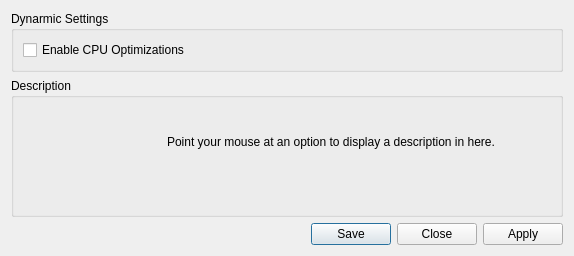
						<widget class="QWidget" name="cpu_tab">
							<attribute name="title">
								<string>CPU</string>
							</attribute>
							<layout class="QVBoxLayout" name="cpu_tab_layout" stretch="4,1,0">
								<item>
									<layout class="QHBoxLayout" name="cpu_tab_content_layout" stretch="1">
										<item>
											<layout class="QVBoxLayout" name="cpu_tab_middle">
												<item>
													<widget class="QGroupBox" name="gb_cpu_optimizations">
														<property name="title">
															<string>Dynarmic Settings</string>
														</property>
														<layout class="QVBoxLayout" name="gb_cpu_optimizations_layout">
															<item>
																<widget class="QCheckBox" name="cpu_opt">
																	<property name="text">
																		<string>Enable CPU Optimizations</string>
																	</property>
																</widget>
															</item>
														</layout>
													</widget>
												</item>
												<item>
													<spacer name="cpu_tab_middle_spacer">
														<property name="orientation">
															<enum>Qt::Orientation::Vertical</enum>
														</property>
														<property name="sizeHint" stdset="0">
															<size>
																<width>0</width>
																<height>0</height>
															</size>
														</property>
													</spacer>
												</item>
											</layout>
										</item>
									</layout>
								</item>
								<item>
									<widget class="QGroupBox" name="gb_description_cpu">
										<property name="title">
											<string>Description</string>
										</property>
										<layout class="QVBoxLayout" name="gb_description_cpu_layout">
											<item>
												<widget class="QLabel" name="description_cpu">
													<property name="text">
														<string>
															Point your mouse at an option to display a description in here.


														</string>
													</property>
													<property name="textFormat">
														<enum>Qt::TextFormat::PlainText</enum>
													</property>
													<property name="alignment">
														<set>Qt::AlignmentFlag::AlignLeading|Qt::AlignmentFlag::AlignLeft|Qt::AlignmentFlag::AlignTop</set>
													</property>
													<property name="wordWrap">
														<bool>true</bool>
													</property>
												</widget>
											</item>
										</layout>
									</widget>
								</item>
								<item>
									<widget class="QDialogButtonBox" name="button_box_cpu">
										<property name="standardButtons">
											<set>QDialogButtonBox::StandardButton::Apply|QDialogButtonBox::StandardButton::Close|QDialogButtonBox::StandardButton::Save</set>
										</property>
									</widget>
								</item>
							</layout>
						</widget>
